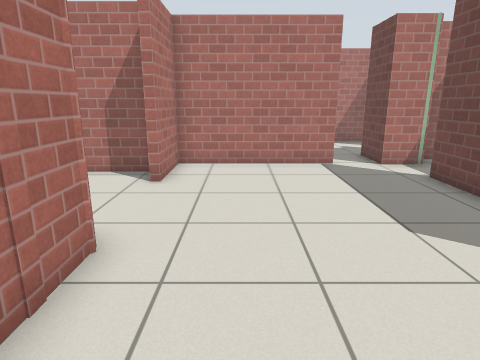
[1] (above)

16 first-person views from a walk through a Gazebo world. The camera is 1.1 m above the floor, tilts 14° down and sees 75° across. The lines on the ground mark 1 m squares. The floor is counted in squares, 0.5 m on a side. Each view is taken from the middle of a square. On the plan, view 1 faces up. The plan holds only what a view shows up to about 18 squares ahead; the rest is blank. Gazebo's built-in surfaces are drawn with simple patterns.

[2]
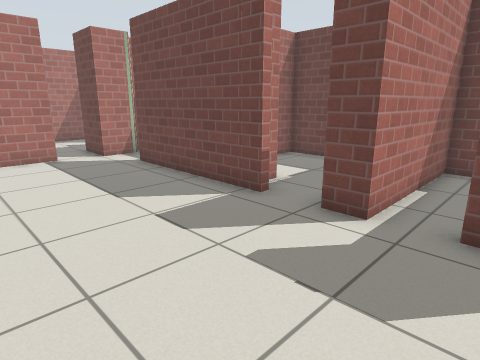

[3]
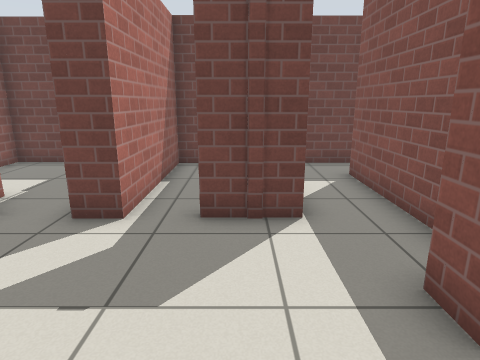

[4]
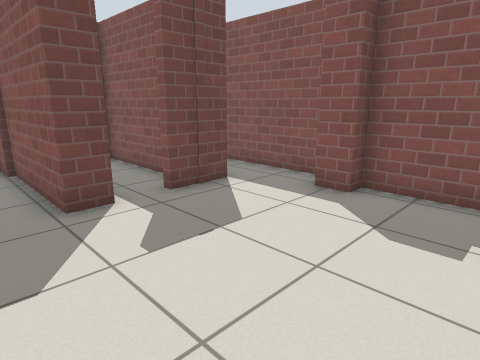

[5]
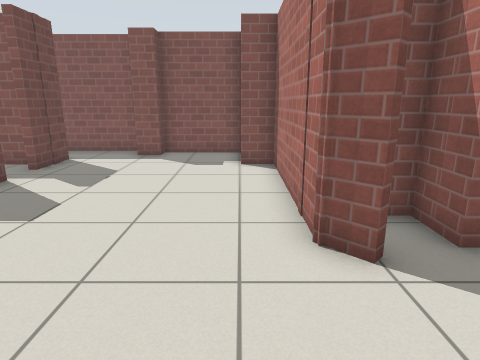

[6]
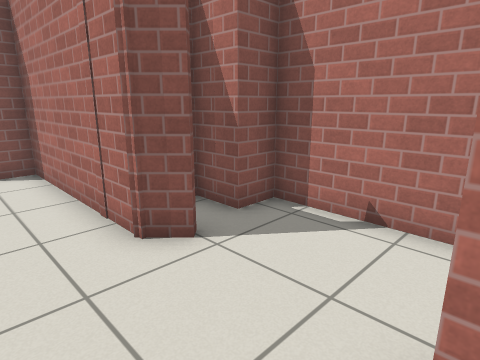

[7]
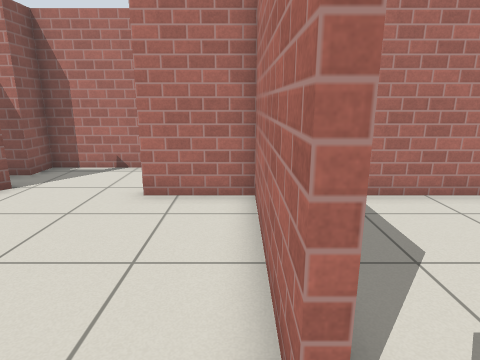

[8]
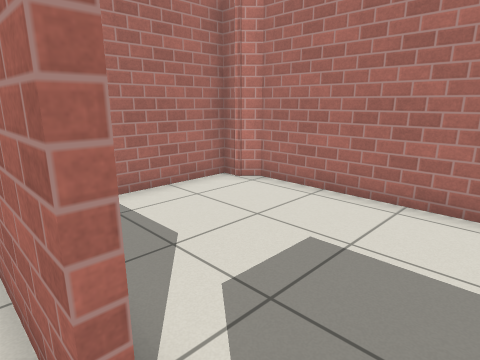

[9]
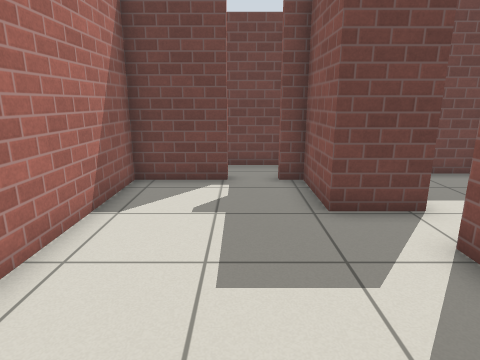

[10]
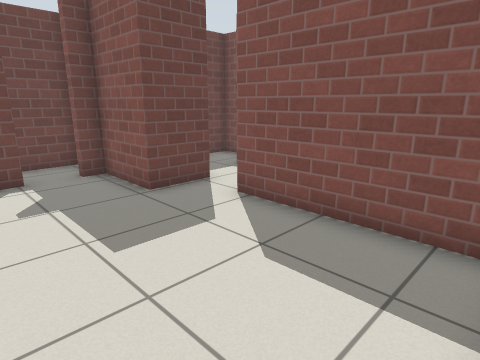

[11]
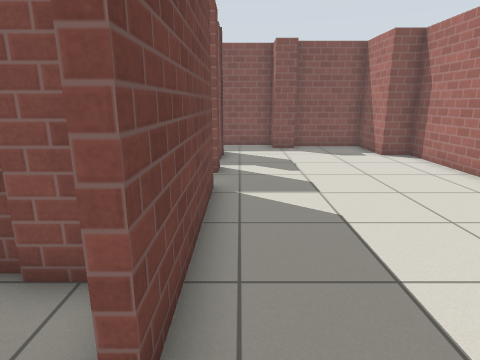

[12]
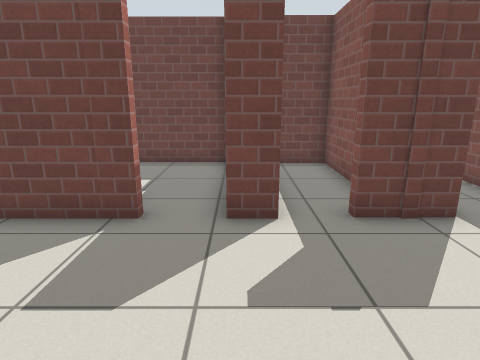

[13]
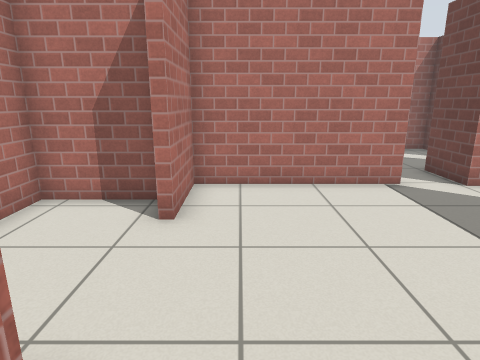

[14]
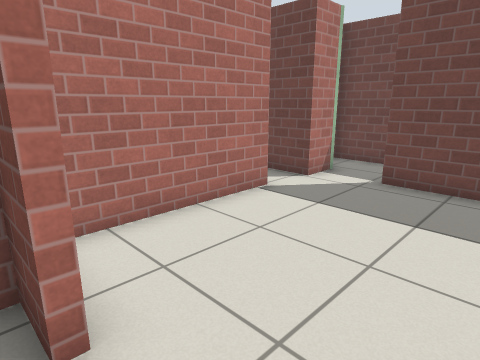

[15]
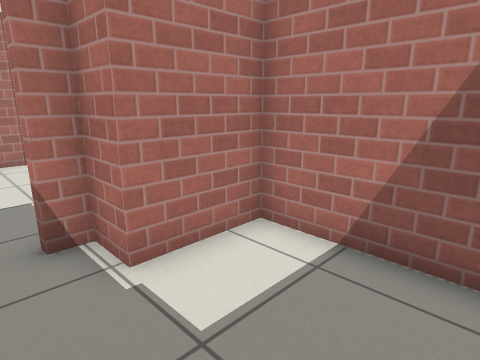

[16]
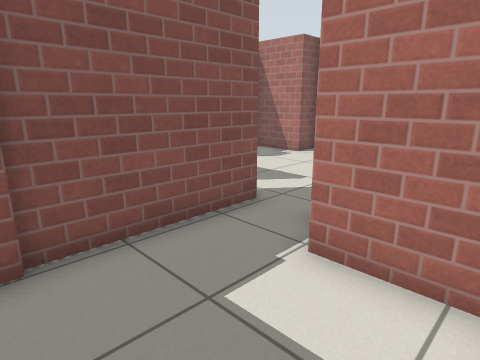

### Floor plan
Points are (right, up) in squares from view 1. A wall is a line through its corners. A room is listed if a view was taken in it or the views show most of it. See-through windows are left out.
Room 1 (views 1, 2, 3, 4, 5, 6, 7, 8, 11, 12, 13)
walls: (6, 3) (5.7, 3) (5.7, 9.2); (-2.9, 5) (-2.3, 4.4) (-2.3, -2.1) (-1, -2.1) (-1, -4.9) (2.4, -4.9) (2.4, -4.2) (3.4, -4.2) (3.4, -5.4) (9.6, -5.4); (6.6, -2.1) (11.4, -2.1) (11.4, 0.3) (5.7, 0.3) (5.7, 1.3); (5.7, -3.2) (5.7, -1.1); (3.4, 11.7) (3.4, 11.4) (-2.3, 11.4) (-2.3, 8.6); (11.6, -6.1) (11.6, -4.4)
ways out: opening at (4, 12) to room 2; opening at (-3, 7) to room 3; opening at (6, 2) to room 4; opening at (6, 10.5) to room 5
Room 2 (views 9, 10)
walls: (-1.6, 11.7) (3.4, 11.7); (5.1, 11.2) (5.1, 13.2) (7.8, 13.2) (7.8, 13.9); (7.8, 15.2) (7.8, 18.1) (-1.2, 18.1) (-1.6, 17.6) (-2.3, 17.6) (-2.3, 14)
ways out: opening at (4, 12) to room 1; opening at (8, 14.5)
Room 3 (view 14)
walls: (-2.6, 8.6) (-2.6, 9.9) (-5.6, 9.9) (-5.6, 4.5) (-4.4, 4.5) (-4.4, 3.1) (-3.9, 3.1); (-3.2, 4.7) (-2.9, 5)
ways out: opening at (-3, 7) to room 1
Room 4 (views 15, 16)
walls: (11.6, 1.5) (11.6, 6.4) (7.2, 6.4) (7.2, 3.7) (6, 3.7) (6, 3); (5.7, 1.3) (10.5, 1.3)
low walls: (10.4, 1.5) (11.6, 1.5)
ways out: opening at (6, 2) to room 1
Room 5 (no view inside)
walls: (6.7, 11.2) (5.1, 11.2); (5.7, 9.2) (6.1, 9.2); (6.9, 7.5) (7.8, 7.5); (7.9, 7.3) (8.6, 7.3) (8.6, 12.2) (7.1, 12.2)
ways out: opening at (6, 10.5) to room 1

Where each view was taken, in squares from view 1:
view 1: 0 up, 0 right, facing up
view 2: 2 down, 0 right, facing up-right
view 3: 2 down, 0 right, facing right
view 4: 3 up, 1 left, facing down-right
view 5: 9 up, 1 left, facing down
view 6: 9 up, 0 right, facing down-left
view 7: 11 up, 5 right, facing left
view 8: 11 up, 5 right, facing up-left
view 9: 15 up, 1 left, facing right
view 10: 17 up, 2 left, facing down-right
view 11: 11 up, 5 right, facing down
view 12: 1 up, 0 right, facing right
view 13: 3 up, 1 left, facing up
view 14: 6 up, 3 left, facing up-right
view 15: 2 up, 11 right, facing up-left
view 16: 6 up, 11 right, facing down-left
